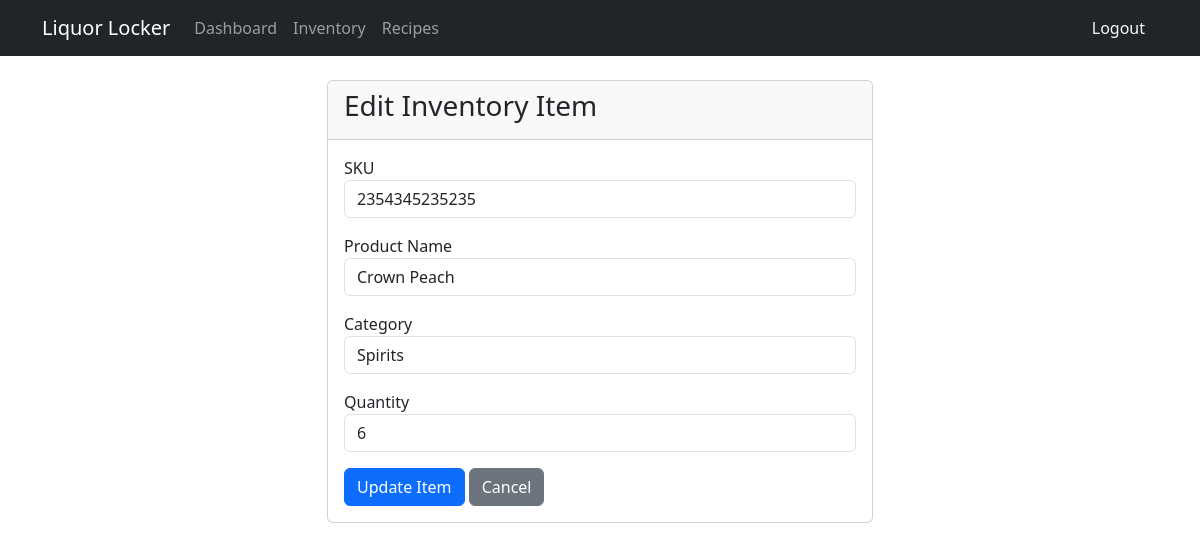
The app's page /edit-inventory/1/ (signed in) with its own data.
### Locker_Api/models.py (models this page shows, shortened)
class Inventory(models.Model):
    product = models.ForeignKey(Product, on_delete=models.CASCADE)
    quantity = models.PositiveIntegerField(default=0)
    last_updated = models.DateTimeField(auto_now=True)
    min_quantity = models.PositiveIntegerField(default=5)

class Product(models.Model):
    name = models.CharField(max_length=100)
    category = models.CharField(max_length=50, choices=CATEGORY, default='Spirits')
    quantity = models.PositiveIntegerField(default=0)
    price = models.DecimalField(max_digits=10, decimal_places=2, default=0.00)
    description = models.TextField(blank=True, null=True)
    sku = models.CharField(max_length=50, null=True, blank=True)

### Locker_Api/views.py (the view, shortened to what this page needs)
# urls.py: path('edit-inventory/<int:pk>/', locker_views.edit_inventory, name='edit-inventory'),
@login_required
def edit_inventory(request, pk):
    inventory_item = get_object_or_404(Inventory, pk=pk)
    context = {
        'item': inventory_item
    }
    return render(request, 'Locker_Api/edit_inventory.html', context)

### Locker_Api/templates/Locker_Api/edit_inventory.html (shortened to what this page needs)
{% extends 'Locker_Api/base.html' %}
{% block content %}
<div class="row justify-content-center">
    <div class="col-md-6">
        <div class="card">
            <div class="card-header">
                <h3>Edit Inventory Item</h3>
            </div>
            <div class="card-body">
                <form method="POST">
                    <div class="form-group mb-3">
                        <label for="sku">SKU</label>
                        <input type="text" class="form-control" id="sku" name="sku" value="{{ item.product.sku }}" required>
                    </div>
                    <div class="form-group mb-3">
                        <label for="name">Product Name</label>
                        <input type="text" class="form-control" id="name" name="name" value="{{ item.product.name }}" required>
                    </div>
                    <div class="form-group mb-3">
                        <label for="category">Category</label>
                        <select class="form-control" id="category" name="category">
                            <option value="Spirits" {% if item.product.category == 'Spirits' %}selected{% endif %}>Spirits</option>
                        </select>
                    </div>
                    <div class="form-group mb-3">
                        <label for="quantity">Quantity</label>
                        <input type="number" class="form-control" id="quantity" name="quantity" value="{{ item.quantity }}" required min="0">
                    </div>
                    <button type="submit" class="btn btn-primary">Update Item</button>
                    <a href="{% url 'inventory' %}" class="btn btn-secondary">Cancel</a>
                </form>
            </div>
        </div>
    </div>
</div>
{% endblock %}

### records on screen
Inventory: sku "2354345235235", name "Crown Peach", category "Spirits", quantity "6"
